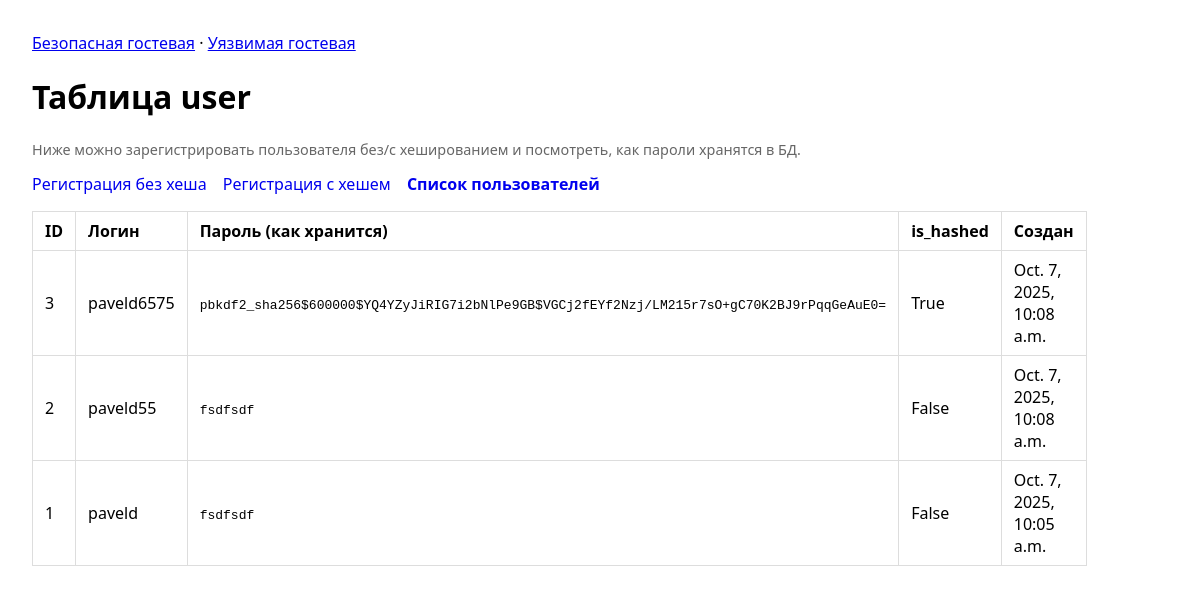
/users/, run on the app's committed database.
### guests/models.py (models this page shows, shortened)
class LabUser(models.Model):
    username = models.CharField(max_length=150, unique=True)
    password = models.CharField(max_length=255)
    is_hashed = models.BooleanField(default=False)
    created_at = models.DateTimeField(auto_now_add=True)
    class Meta:
        db_table = "user"
        ordering = ["-created_at"]

### guests/views.py (the view)
# urls.py: path('users/', guest_views.users_list, name='users_list'),
def users_list(request):
    return render(request, "guests/users.html", {
        "users": LabUser.objects.all(),
        "active_tab": "list",
    })

### guests/templates/guests/users.html (shortened to what this page needs)
<!DOCTYPE html>
<html lang="ru">
<head>
</head>
<body>
    <nav>
        <a href="/">Безопасная гостевая</a> ·
        <a href="/vulnerable/">Уязвимая гостевая</a>
    </nav>
    <h1>Таблица user</h1>
    <p class="meta">Ниже можно зарегистрировать пользователя без/с хешированием и посмотреть, как пароли хранятся в БД.</p>
    <div class="tabs">
        <a href="/register/plain/" class="{% if active_tab == 'plain' %}active{% endif %}">Регистрация без хеша</a>
        <a href="/register/hashed/" class="{% if active_tab == 'hashed' %}active{% endif %}">Регистрация с хешем</a>
        <a href="/users/" class="{% if active_tab == 'list' %}active{% endif %}">Список пользователей</a>
    </div>
    <table>
        <thead>
            <tr>
                <th>ID</th>
                <th>Логин</th>
                <th>Пароль (как хранится)</th>
                <th>is_hashed</th>
                <th>Создан</th>
            </tr>
        </thead>
        <tbody>
            {% for u in users %}
            <tr>
                <td>{{ u.id }}</td>
                <td>{{ u.username }}</td>
                <td><code>{{ u.password }}</code></td>
                <td>{{ u.is_hashed }}</td>
                <td>{{ u.created_at }}</td>
            </tr>
            {% empty %}
            <tr><td colspan="5">Нет пользователей</td></tr>
            {% endfor %}
        </tbody>
    </table>
</body>
</html>

### guests/templates/guests/users.html (style rules this page uses)
body { font-family: system-ui, Arial, sans-serif; margin: 2rem; }
.tabs a { margin-right: .75rem; text-decoration: none; }
.tabs .active { font-weight: 700; }
table { border-collapse: collapse; margin-top: 1rem; width: 100%; max-width: 960px; }
th, td { border: 1px solid #ddd; padding: .5rem .75rem; text-align: left; }
.meta { color: #666; font-size: .9rem; }

### data on the page
LabUser: id "3", username "paveld6575", password "pbkdf2_sha256$600000$YQ4YZyJiRIG7i2bNlPe9GB$VGCj2fEYf2Nzj/LM215r7sO+gC70K2BJ9rPqqGeAuE0=", is_hashed "True", created_at "Oct. 7, 2025, 10:08 a.m."
LabUser: id "2", username "paveld55", password "fsdfsdf", is_hashed "False", created_at "Oct. 7, 2025, 10:08 a.m."
LabUser: id "1", username "paveld", password "fsdfsdf", is_hashed "False", created_at "Oct. 7, 2025, 10:05 a.m."
